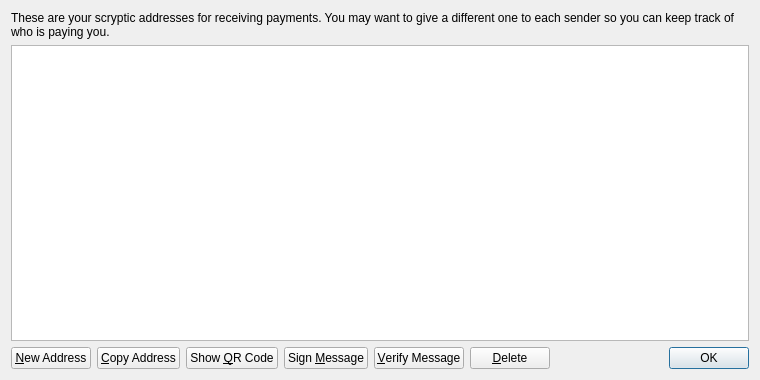
<?xml version="1.0" encoding="UTF-8"?>
<ui version="4.0">
 <class>AddressBookPage</class>
 <widget class="QWidget" name="AddressBookPage">
  <property name="geometry">
   <rect>
    <x>0</x>
    <y>0</y>
    <width>760</width>
    <height>380</height>
   </rect>
  </property>
  <property name="windowTitle">
   <string>Address Book</string>
  </property>
  <layout class="QVBoxLayout" name="verticalLayout">
   <item>
    <widget class="QLabel" name="labelExplanation">
     <property name="text">
      <string>These are your scryptic addresses for receiving payments. You may want to give a different one to each sender so you can keep track of who is paying you.</string>
     </property>
     <property name="textFormat">
      <enum>Qt::PlainText</enum>
     </property>
     <property name="wordWrap">
      <bool>true</bool>
     </property>
    </widget>
   </item>
   <item>
    <widget class="QTableView" name="tableView">
     <property name="contextMenuPolicy">
      <enum>Qt::CustomContextMenu</enum>
     </property>
     <property name="toolTip">
      <string>Double-click to edit address or label</string>
     </property>
     <property name="tabKeyNavigation">
      <bool>false</bool>
     </property>
     <property name="alternatingRowColors">
      <bool>true</bool>
     </property>
     <property name="selectionMode">
      <enum>QAbstractItemView::SingleSelection</enum>
     </property>
     <property name="selectionBehavior">
      <enum>QAbstractItemView::SelectRows</enum>
     </property>
     <property name="sortingEnabled">
      <bool>true</bool>
     </property>
     <attribute name="verticalHeaderVisible">
      <bool>false</bool>
     </attribute>
    </widget>
   </item>
   <item>
    <layout class="QHBoxLayout" name="horizontalLayout">
     <item>
      <widget class="QPushButton" name="newAddressButton">
       <property name="toolTip">
        <string>Create a new address</string>
       </property>
       <property name="text">
        <string>&amp;New Address</string>
       </property>
       <property name="icon">
        <iconset resource="../bitcoin.qrc">
         <normaloff>:/icons/add</normaloff>:/icons/add</iconset>
       </property>
      </widget>
     </item>
     <item>
      <widget class="QPushButton" name="copyToClipboard">
       <property name="toolTip">
        <string>Copy the currently selected address to the system clipboard</string>
       </property>
       <property name="text">
        <string>&amp;Copy Address</string>
       </property>
       <property name="icon">
        <iconset resource="../bitcoin.qrc">
         <normaloff>:/icons/editcopy</normaloff>:/icons/editcopy</iconset>
       </property>
      </widget>
     </item>
     <item>
      <widget class="QPushButton" name="showQRCode">
       <property name="text">
        <string>Show &amp;QR Code</string>
       </property>
       <property name="icon">
        <iconset resource="../bitcoin.qrc">
         <normaloff>:/icons/qrcode</normaloff>:/icons/qrcode</iconset>
       </property>
      </widget>
     </item>
     <item>
      <widget class="QPushButton" name="signMessage">
       <property name="toolTip">
        <string>Sign a message to prove you own a scryptic address</string>
       </property>
       <property name="text">
        <string>Sign &amp;Message</string>
       </property>
       <property name="icon">
        <iconset resource="../bitcoin.qrc">
         <normaloff>:/icons/edit</normaloff>:/icons/edit</iconset>
       </property>
      </widget>
     </item>
     <item>
      <widget class="QPushButton" name="verifyMessage">
       <property name="toolTip">
        <string>Verify a message to ensure it was signed with a specified scryptic address</string>
       </property>
       <property name="text">
        <string>&amp;Verify Message</string>
       </property>
       <property name="icon">
        <iconset resource="../bitcoin.qrc">
         <normaloff>:/icons/transaction_0</normaloff>:/icons/transaction_0</iconset>
       </property>
      </widget>
     </item>
     <item>
      <widget class="QPushButton" name="deleteButton">
       <property name="toolTip">
        <string>Delete the currently selected address from the list</string>
       </property>
       <property name="text">
        <string>&amp;Delete</string>
       </property>
       <property name="icon">
        <iconset resource="../bitcoin.qrc">
         <normaloff>:/icons/remove</normaloff>:/icons/remove</iconset>
       </property>
      </widget>
     </item>
     <item>
      <spacer name="horizontalSpacer">
       <property name="orientation">
        <enum>Qt::Horizontal</enum>
       </property>
       <property name="sizeHint" stdset="0">
        <size>
         <width>40</width>
         <height>20</height>
        </size>
       </property>
      </spacer>
     </item>
     <item>
      <widget class="QDialogButtonBox" name="buttonBox">
       <property name="sizePolicy">
        <sizepolicy hsizetype="Maximum" vsizetype="Fixed">
         <horstretch>0</horstretch>
         <verstretch>0</verstretch>
        </sizepolicy>
       </property>
       <property name="standardButtons">
        <set>QDialogButtonBox::Ok</set>
       </property>
      </widget>
     </item>
    </layout>
   </item>
  </layout>
 </widget>
 <resources>
  <include location="../bitcoin.qrc"/>
 </resources>
 <connections/>
</ui>
